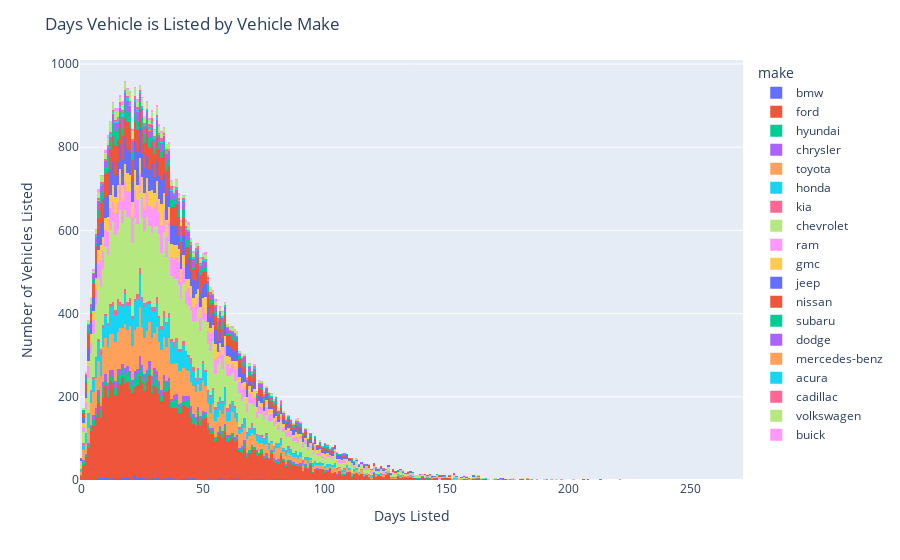

The notebook cell saved with this chart:
### Markdown cell above
##### A histogram of days a vehicle is listed based on the car's make

### Code cell
# Create the histogram
fig = px.histogram(vehicles, x="days_listed", color="make")
fig.update_layout(title_text='Days Vehicle is Listed by Vehicle Make', xaxis_title='Days Listed', yaxis_title='Number of Vehicles Listed')
fig.show()

### Figure 1 — Plotly figure (JSON) as saved in the notebook; plotly's stock layout.template omitted (floating-point values rounded to 4 significant figures; data arrays with more than 128 entries replaced by an {"elided": "..."} marker saying what was removed)
{"data": [{"alignmentgroup": "True", "bingroup": "x", "hovertemplate": "make=bmw<br>days_listed=%{x}<br>count=%{y}<extra></extra>", "legendgroup": "bmw", "marker": {"color": "#636efa", "pattern": {"shape": ""}}, "name": "bmw", "offsetgroup": "bmw", "orientation": "v", "showlegend": true, "type": "histogram", "x": {"elided": "267 int values"}, "xaxis": "x", "yaxis": "y"}, {"alignmentgroup": "True", "bingroup": "x", "hovertemplate": "make=ford<br>days_listed=%{x}<br>count=%{y}<extra></extra>", "legendgroup": "ford", "marker": {"color": "#EF553B", "pattern": {"shape": ""}}, "name": "ford", "offsetgroup": "ford", "orientation": "v", "showlegend": true, "type": "histogram", "x": {"elided": "12672 int values"}, "xaxis": "x", "yaxis": "y"}, {"alignmentgroup": "True", "bingroup": "x", "hovertemplate": "make=hyundai<br>days_listed=%{x}<br>count=%{y}<extra></extra>", "legendgroup": "hyundai", "marker": {"color": "#00cc96", "pattern": {"shape": ""}}, "name": "hyundai", "offsetgroup": "hyundai", "orientation": "v", "showlegend": true, "type": "histogram", "x": {"elided": "1173 int values"}, "xaxis": "x", "yaxis": "y"}, {"alignmentgroup": "True", "bingroup": "x", "hovertemplate": "make=chrysler<br>days_listed=%{x}<br>count=%{y}<extra></extra>", "legendgroup": "chrysler", "marker": {"color": "#ab63fa", "pattern": {"shape": ""}}, "name": "chrysler", "offsetgroup": "chrysler", "orientation": "v", "showlegend": true, "type": "histogram", "x": {"elided": "838 int values"}, "xaxis": "x", "yaxis": "y"}, {"alignmentgroup": "True", "bingroup": "x", "hovertemplate": "make=toyota<br>days_listed=%{x}<br>count=%{y}<extra></extra>", "legendgroup": "toyota", "marker": {"color": "#FFA15A", "pattern": {"shape": ""}}, "name": "toyota", "offsetgroup": "toyota", "orientation": "v", "showlegend": true, "type": "histogram", "x": {"elided": "5445 int values"}, "xaxis": "x", "yaxis": "y"}, {"alignmentgroup": "True", "bingroup": "x", "hovertemplate": "make=honda<br>days_listed=%{x}<br>count=%{y}<extra></extra>", "legendgroup": "honda", "marker": {"color": "#19d3f3", "pattern": {"shape": ""}}, "name": "honda", "offsetgroup": "honda", "orientation": "v", "showlegend": true, "type": "histogram", "x": {"elided": "3485 int values"}, "xaxis": "x", "yaxis": "y"}, {"alignmentgroup": "True", "bingroup": "x", "hovertemplate": "make=kia<br>days_listed=%{x}<br>count=%{y}<extra></extra>", "legendgroup": "kia", "marker": {"color": "#FF6692", "pattern": {"shape": ""}}, "name": "kia", "offsetgroup": "kia", "orientation": "v", "showlegend": true, "type": "histogram", "x": {"elided": "585 int values"}, "xaxis": "x", "yaxis": "y"}, {"alignmentgroup": "True", "bingroup": "x", "hovertemplate": "make=chevrolet<br>days_listed=%{x}<br>count=%{y}<extra></extra>", "legendgroup": "chevrolet", "marker": {"color": "#B6E880", "pattern": {"shape": ""}}, "name": "chevrolet", "offsetgroup": "chevrolet", "orientation": "v", "showlegend": true, "type": "histogram", "x": {"elided": "10611 int values"}, "xaxis": "x", "yaxis": "y"}, {"alignmentgroup": "True", "bingroup": "x", "hovertemplate": "make=ram<br>days_listed=%{x}<br>count=%{y}<extra></extra>", "legendgroup": "ram", "marker": {"color": "#FF97FF", "pattern": {"shape": ""}}, "name": "ram", "offsetgroup": "ram", "orientation": "v", "showlegend": true, "type": "histogram", "x": {"elided": "3316 int values"}, "xaxis": "x", "yaxis": "y"}, {"alignmentgroup": "True", "bingroup": "x", "hovertemplate": "make=gmc<br>days_listed=%{x}<br>count=%{y}<extra></extra>", "legendgroup": "gmc", "marker": {"color": "#FECB52", "pattern": {"shape": ""}}, "name": "gmc", "offsetgroup": "gmc", "orientation": "v", "showlegend": true, "type": "histogram", "x": {"elided": "2378 int values"}, "xaxis": "x", "yaxis": "y"}, {"alignmentgroup": "True", "bingroup": "x", "hovertemplate": "make=jeep<br>days_listed=%{x}<br>count=%{y}<extra></extra>", "legendgroup": "jeep", "marker": {"color": "#636efa", "pattern": {"shape": ""}}, "name": "jeep", "offsetgroup": "jeep", "orientation": "v", "showlegend": true, "type": "histogram", "x": {"elided": "3281 int values"}, "xaxis": "x", "yaxis": "y"}, {"alignmentgroup": "True", "bingroup": "x", "hovertemplate": "make=nissan<br>days_listed=%{x}<br>count=%{y}<extra></extra>", "legendgroup": "nissan", "marker": {"color": "#EF553B", "pattern": {"shape": ""}}, "name": "nissan", "offsetgroup": "nissan", "orientation": "v", "showlegend": true, "type": "histogram", "x": {"elided": "3208 int values"}, "xaxis": "x", "yaxis": "y"}, {"alignmentgroup": "True", "bingroup": "x", "hovertemplate": "make=subaru<br>days_listed=%{x}<br>count=%{y}<extra></extra>", "legendgroup": "subaru", "marker": {"color": "#00cc96", "pattern": {"shape": ""}}, "name": "subaru", "offsetgroup": "subaru", "orientation": "v", "showlegend": true, "type": "histogram", "x": {"elided": "1272 int values"}, "xaxis": "x", "yaxis": "y"}, {"alignmentgroup": "True", "bingroup": "x", "hovertemplate": "make=dodge<br>days_listed=%{x}<br>count=%{y}<extra></extra>", "legendgroup": "dodge", "marker": {"color": "#ab63fa", "pattern": {"shape": ""}}, "name": "dodge", "offsetgroup": "dodge", "orientation": "v", "showlegend": true, "type": "histogram", "x": {"elided": "1255 int values"}, "xaxis": "x", "yaxis": "y"}, {"alignmentgroup": "True", "bingroup": "x", "hovertemplate": "make=mercedes-benz<br>days_listed=%{x}<br>count=%{y}<extra></extra>", "legendgroup": "mercedes-benz", "marker": {"color": "#FFA15A", "pattern": {"shape": ""}}, "name": "mercedes-benz", "offsetgroup": "mercedes-benz", "orientation": "v", "showlegend": true, "type": "histogram", "x": [16, 36, 70, 31, 28, 32, 34, 45, 47, 24, 7, 1, 16, 34, 99, 87, 52, 44, 87, 20, 37, 70, 29, 59, 80, 36, 13, 60, 34, 24, 7, 41, 50, 14, 14, 51, 17, 19, 27, 49, 40], "xaxis": "x", "yaxis": "y"}, {"alignmentgroup": "True", "bingroup": "x", "hovertemplate": "make=acura<br>days_listed=%{x}<br>count=%{y}<extra></extra>", "legendgroup": "acura", "marker": {"color": "#19d3f3", "pattern": {"shape": ""}}, "name": "acura", "offsetgroup": "acura", "orientation": "v", "showlegend": true, "type": "histogram", "x": {"elided": "236 int values"}, "xaxis": "x", "yaxis": "y"}, {"alignmentgroup": "True", "bingroup": "x", "hovertemplate": "make=cadillac<br>days_listed=%{x}<br>count=%{y}<extra></extra>", "legendgroup": "cadillac", "marker": {"color": "#FF6692", "pattern": {"shape": ""}}, "name": "cadillac", "offsetgroup": "cadillac", "orientation": "v", "showlegend": true, "type": "histogram", "x": {"elided": "322 int values"}, "xaxis": "x", "yaxis": "y"}, {"alignmentgroup": "True", "bingroup": "x", "hovertemplate": "make=volkswagen<br>days_listed=%{x}<br>count=%{y}<extra></extra>", "legendgroup": "volkswagen", "marker": {"color": "#B6E880", "pattern": {"shape": ""}}, "name": "volkswagen", "offsetgroup": "volkswagen", "orientation": "v", "showlegend": true, "type": "histogram", "x": {"elided": "869 int values"}, "xaxis": "x", "yaxis": "y"}, {"alignmentgroup": "True", "bingroup": "x", "hovertemplate": "make=buick<br>days_listed=%{x}<br>count=%{y}<extra></extra>", "legendgroup": "buick", "marker": {"color": "#FF97FF", "pattern": {"shape": ""}}, "name": "buick", "offsetgroup": "buick", "orientation": "v", "showlegend": true, "type": "histogram", "x": {"elided": "271 int values"}, "xaxis": "x", "yaxis": "y"}], "layout": {"barmode": "relative", "legend": {"title": {"text": "make"}, "tracegroupgap": 0}, "margin": {"t": 60}, "title": {"text": "Days Vehicle is Listed by Vehicle Make"}, "xaxis": {"anchor": "y", "domain": [0, 1], "title": {"text": "Days Listed"}}, "yaxis": {"anchor": "x", "domain": [0, 1], "title": {"text": "Number of Vehicles Listed"}}}}
